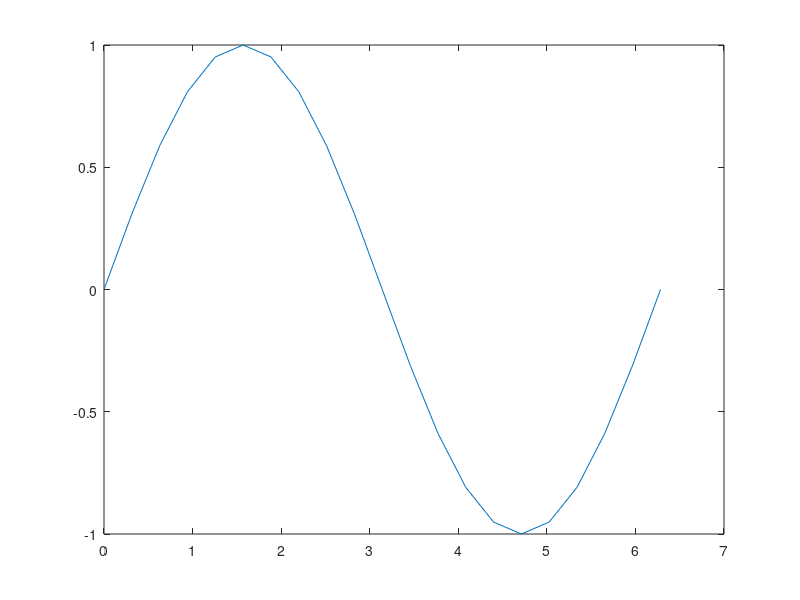

The MATLAB script that drew this image: (Note: this script raises an error after producing the figure.)
a = 23
b = 5
c = a / b
c = round(c)
d = mod(a,b)
v = [0, 5, 0, 4, 0]'
R2 = normrnd(3, 5, 5, 3)
R3 = [R2, v]
x = 0:pi/10:2*pi
y = sin(x)
plot(x,y)
mean(y)
v_ans = [5; 1; -5]
M_eq = [[1, 2, 3]; [-1, 1, 4]; [-1, -2, -3]]
det(M_eq)
%det 0 nie ma rozwiazan
load exampledata.mat
R= RGB(:,:,1);
G=RGB(:,:,2);
B=RGB(:,:,3);

Rw= R(:)';
Gw= G(:)';
Bw=B(:)';

A=[Rw; Gw; Bw];
Temp1=[0; 128;128]
Temp2=[ 0.299 0.587 0.114; -0.169 -0.331 0.5; 0.5 -0.419 -0.081]

B= Temp1+ Temp2*A;
Y = B(1,:);
Cb = B(2,:);
Cr = B(3,:);

Y = reshape(Y,[650,600]);
Cb = reshape(Cb, [650, 600]);
Cr = reshape(Cr, [650, 600]);

YCbCr = Y;
YCbCr(:,:,2) = Cb;
YCbCr(:,:,3) = Cr;

imshow(YCbCr)

a = pi
b=ones(1,1, 'uint8')
c = double(a) + double(b)

letters = ['a', 'b', 'c', 'd', 'e', 'f', 'g']
q = 'abcdefghij'
for v = 1:10
q(v) = letters(randi(7));
end
q